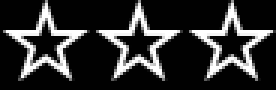
#> input picture images/stars_0.png, 92 x 30 px, found by its file name (shown 3 times larger)
$ python display_utils.py
#> lines starting #> are read from the running program, lines starting #| are printed output that depends on the picture
import cv2
import numpy as np

from game.monitoring import monitor_runtime


WHITE = (255, 255, 255)


# [20 lines left out: functions make_round_mask, create_thumbnail, not called in this run]


def init_thumbnail_cache():
    cache = {}
    thumbnail_size_used_in_cache = None

    # [13 lines left out: function get_thumbnail, not called in this run]

    return get_thumbnail


def init_masks_cache():
    masks = {}

    # [4 lines left out: function get_mask, not called in this run]

    return get_mask


def init_stars_cache():
    stars_original = {0: cv2.imread("images/stars_0.png", cv2.IMREAD_UNCHANGED),
                      1: cv2.imread("images/stars_1.png", cv2.IMREAD_UNCHANGED),
                      2: cv2.imread("images/stars_2.png", cv2.IMREAD_UNCHANGED),
                      3: cv2.imread("images/stars_3.png", cv2.IMREAD_UNCHANGED)}
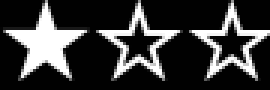
#> input picture images/stars_1.png, 90 x 30 px, found by its file name (shown 3 times larger)
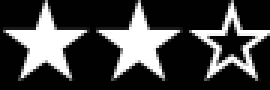
#> input picture images/stars_2.png, 90 x 30 px, found by its file name (shown 3 times larger)

    stars_resized = {0: {}, 1: {}, 2: {}, 3: {}}

    # [6 lines left out: function get_stars, not called in this run]

    return get_stars


# [10 lines left out: function copy_object_to_location, not called in this run]

"""
def image_resize(image, width = None, height = None, inter = cv2.INTER_AREA):
    # initialize the dimensions of the image to be resized and
    # grab the image size
    dim = None
    (h, w) = image.shape[:2]

    # if both the width and height are None, then return the
    # original image
    if width is None and height is None:
        return image

    # check to see if the width is None
    if width is None:
        # calculate the ratio of the height and construct the
        # dimensions
        r = height / float(h)
        dim = (int(w * r), height)

    # otherwise, the height is None
    else:
        # calculate the ratio of the width and construct the
        # dimensions
        r = width / float(w)
        dim = (width, int(h * r))

    # resize the image
    resized = cv2.resize(image, dim, interpolation = inter)

    # return the resized image
    return resized
"""

get_thumbnail = init_thumbnail_cache()
get_round_mask = init_masks_cache()
get_stars = init_stars_cache()
